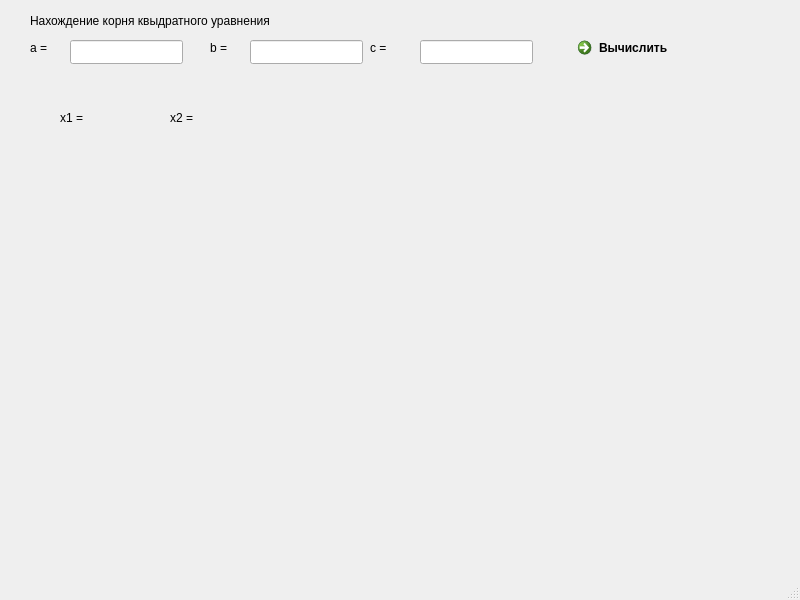
<?xml version="1.0" encoding="UTF-8"?>
<ui version="4.0">
 <class>MainWindow</class>
 <widget class="QMainWindow" name="MainWindow">
  <property name="geometry">
   <rect>
    <x>0</x>
    <y>0</y>
    <width>800</width>
    <height>600</height>
   </rect>
  </property>
  <property name="windowTitle">
   <string>MainWindow</string>
  </property>
  <widget class="QWidget" name="centralwidget">
   <widget class="QLineEdit" name="inputNumberEdit">
    <property name="geometry">
     <rect>
      <x>70</x>
      <y>40</y>
      <width>113</width>
      <height>24</height>
     </rect>
    </property>
   </widget>
   <widget class="QLineEdit" name="inputNumberEdit_2">
    <property name="geometry">
     <rect>
      <x>250</x>
      <y>40</y>
      <width>113</width>
      <height>24</height>
     </rect>
    </property>
   </widget>
   <widget class="QLabel" name="label">
    <property name="geometry">
     <rect>
      <x>30</x>
      <y>40</y>
      <width>31</width>
      <height>16</height>
     </rect>
    </property>
    <property name="text">
     <string>a = </string>
    </property>
   </widget>
   <widget class="QLabel" name="label_2">
    <property name="geometry">
     <rect>
      <x>210</x>
      <y>40</y>
      <width>31</width>
      <height>16</height>
     </rect>
    </property>
    <property name="text">
     <string>b = </string>
    </property>
   </widget>
   <widget class="QCommandLinkButton" name="commandLinkButton">
    <property name="geometry">
     <rect>
      <x>570</x>
      <y>30</y>
      <width>186</width>
      <height>41</height>
     </rect>
    </property>
    <property name="text">
     <string>Вычислить</string>
    </property>
   </widget>
   <widget class="QLabel" name="label_3">
    <property name="geometry">
     <rect>
      <x>30</x>
      <y>10</y>
      <width>301</width>
      <height>21</height>
     </rect>
    </property>
    <property name="text">
     <string>Нахождение корня квыдратного уравнения</string>
    </property>
   </widget>
   <widget class="QLabel" name="ResultSquare">
    <property name="geometry">
     <rect>
      <x>30</x>
      <y>80</y>
      <width>491</width>
      <height>21</height>
     </rect>
    </property>
    <property name="text">
     <string/>
    </property>
   </widget>
   <widget class="QLabel" name="ResultX1">
    <property name="geometry">
     <rect>
      <x>90</x>
      <y>110</y>
      <width>55</width>
      <height>16</height>
     </rect>
    </property>
    <property name="text">
     <string/>
    </property>
   </widget>
   <widget class="QLabel" name="ResultX2">
    <property name="geometry">
     <rect>
      <x>200</x>
      <y>110</y>
      <width>55</width>
      <height>16</height>
     </rect>
    </property>
    <property name="text">
     <string/>
    </property>
   </widget>
   <widget class="QLineEdit" name="inputNumberEdit_3">
    <property name="geometry">
     <rect>
      <x>420</x>
      <y>40</y>
      <width>113</width>
      <height>24</height>
     </rect>
    </property>
   </widget>
   <widget class="QLabel" name="label_4">
    <property name="geometry">
     <rect>
      <x>370</x>
      <y>40</y>
      <width>31</width>
      <height>16</height>
     </rect>
    </property>
    <property name="text">
     <string>c = </string>
    </property>
   </widget>
   <widget class="QLabel" name="ResultX1_2">
    <property name="geometry">
     <rect>
      <x>60</x>
      <y>110</y>
      <width>31</width>
      <height>16</height>
     </rect>
    </property>
    <property name="text">
     <string>x1 =</string>
    </property>
   </widget>
   <widget class="QLabel" name="ResultX1_3">
    <property name="geometry">
     <rect>
      <x>170</x>
      <y>110</y>
      <width>31</width>
      <height>16</height>
     </rect>
    </property>
    <property name="text">
     <string>x2 =</string>
    </property>
   </widget>
  </widget>
  <widget class="QMenuBar" name="menubar">
   <property name="geometry">
    <rect>
     <x>0</x>
     <y>0</y>
     <width>800</width>
     <height>25</height>
    </rect>
   </property>
  </widget>
  <widget class="QStatusBar" name="statusbar"/>
 </widget>
 <resources/>
 <connections/>
</ui>
